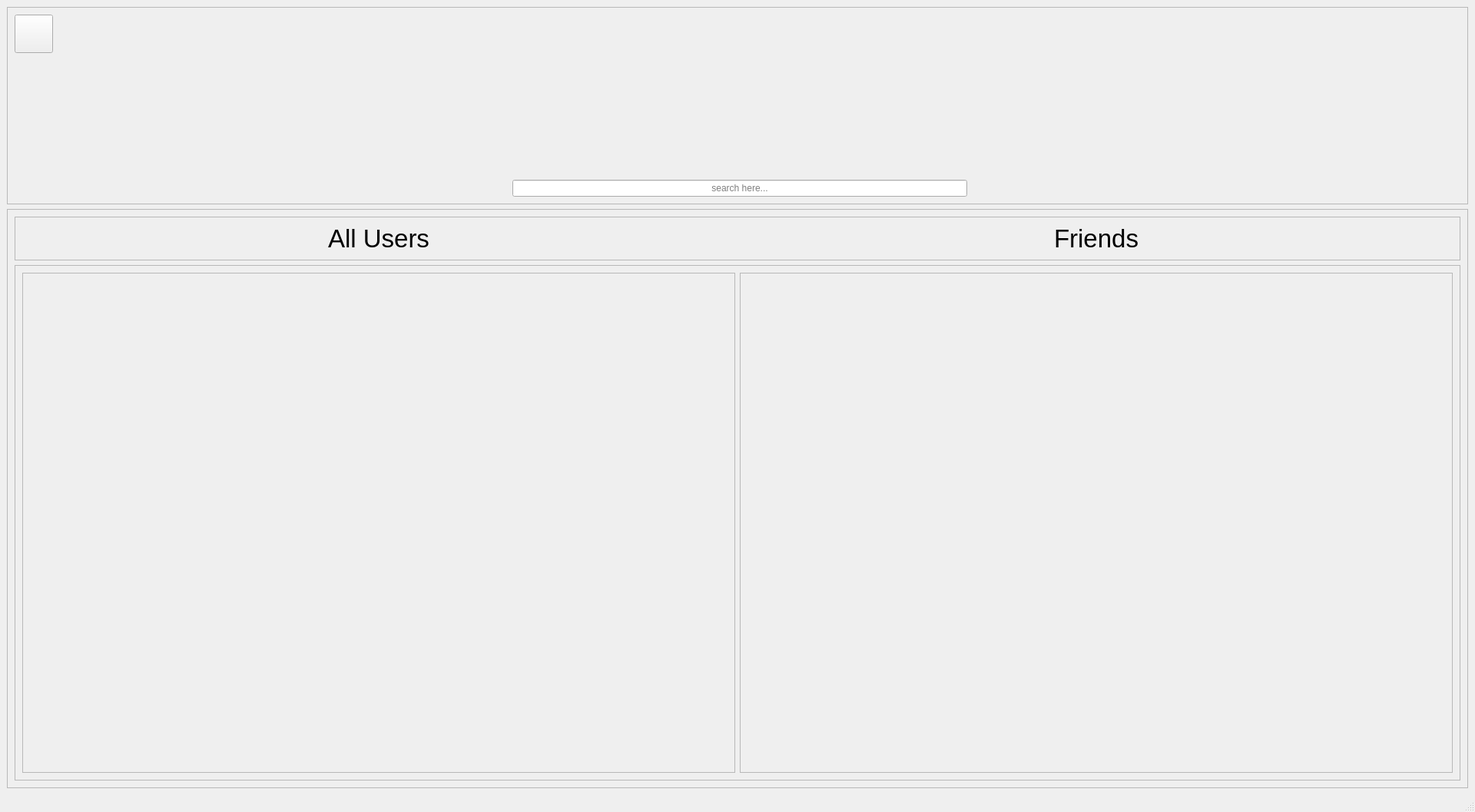
<?xml version="1.0" encoding="UTF-8"?>
<ui version="4.0">
 <class>MainWindow</class>
 <widget class="QMainWindow" name="MainWindow">
  <property name="geometry">
   <rect>
    <x>0</x>
    <y>0</y>
    <width>1920</width>
    <height>1057</height>
   </rect>
  </property>
  <property name="windowTitle">
   <string>MainWindow</string>
  </property>
  <widget class="QWidget" name="centralwidget">
   <layout class="QVBoxLayout" name="verticalLayout_2">
    <item>
     <widget class="QFrame" name="frame_2">
      <property name="frameShape">
       <enum>QFrame::StyledPanel</enum>
      </property>
      <property name="frameShadow">
       <enum>QFrame::Raised</enum>
      </property>
      <layout class="QGridLayout" name="gridLayout">
       <item row="3" column="3" alignment="Qt::AlignHCenter">
        <widget class="QLabel" name="logo">
         <property name="font">
          <font>
           <pointsize>100</pointsize>
           <weight>75</weight>
           <bold>true</bold>
           <kerning>true</kerning>
          </font>
         </property>
         <property name="layoutDirection">
          <enum>Qt::RightToLeft</enum>
         </property>
         <property name="text">
          <string/>
         </property>
         <property name="alignment">
          <set>Qt::AlignCenter</set>
         </property>
        </widget>
       </item>
       <item row="0" column="1">
        <widget class="QPushButton" name="backButton">
         <property name="minimumSize">
          <size>
           <width>50</width>
           <height>50</height>
          </size>
         </property>
         <property name="maximumSize">
          <size>
           <width>50</width>
           <height>50</height>
          </size>
         </property>
         <property name="text">
          <string/>
         </property>
         <property name="icon">
          <iconset>
           <normaloff>../resources/arrow-left.svg</normaloff>../resources/arrow-left.svg</iconset>
         </property>
         <property name="iconSize">
          <size>
           <width>30</width>
           <height>30</height>
          </size>
         </property>
        </widget>
       </item>
       <item row="4" column="3">
        <widget class="QLineEdit" name="searchLine">
         <property name="maximumSize">
          <size>
           <width>800</width>
           <height>16777215</height>
          </size>
         </property>
         <property name="text">
          <string/>
         </property>
         <property name="alignment">
          <set>Qt::AlignCenter</set>
         </property>
         <property name="placeholderText">
          <string>search here...</string>
         </property>
        </widget>
       </item>
       <item row="0" column="4">
        <spacer name="horizontalSpacer">
         <property name="orientation">
          <enum>Qt::Horizontal</enum>
         </property>
         <property name="sizeHint" stdset="0">
          <size>
           <width>40</width>
           <height>20</height>
          </size>
         </property>
        </spacer>
       </item>
       <item row="0" column="3">
        <widget class="QLabel" name="error_label">
         <property name="font">
          <font>
           <pointsize>17</pointsize>
          </font>
         </property>
         <property name="text">
          <string/>
         </property>
         <property name="alignment">
          <set>Qt::AlignCenter</set>
         </property>
        </widget>
       </item>
       <item row="0" column="2">
        <spacer name="horizontalSpacer_2">
         <property name="orientation">
          <enum>Qt::Horizontal</enum>
         </property>
         <property name="sizeHint" stdset="0">
          <size>
           <width>40</width>
           <height>20</height>
          </size>
         </property>
        </spacer>
       </item>
       <item row="0" column="5">
        <spacer name="horizontalSpacer_3">
         <property name="orientation">
          <enum>Qt::Horizontal</enum>
         </property>
         <property name="sizeType">
          <enum>QSizePolicy::Fixed</enum>
         </property>
         <property name="sizeHint" stdset="0">
          <size>
           <width>50</width>
           <height>20</height>
          </size>
         </property>
        </spacer>
       </item>
      </layout>
     </widget>
    </item>
    <item>
     <widget class="QFrame" name="frame_5">
      <property name="frameShape">
       <enum>QFrame::StyledPanel</enum>
      </property>
      <property name="frameShadow">
       <enum>QFrame::Raised</enum>
      </property>
      <layout class="QVBoxLayout" name="verticalLayout">
       <item>
        <widget class="QFrame" name="frame_3">
         <property name="frameShape">
          <enum>QFrame::StyledPanel</enum>
         </property>
         <property name="frameShadow">
          <enum>QFrame::Raised</enum>
         </property>
         <layout class="QHBoxLayout" name="horizontalLayout_2">
          <item>
           <widget class="QLabel" name="users_label">
            <property name="maximumSize">
             <size>
              <width>16777215</width>
              <height>16777215</height>
             </size>
            </property>
            <property name="font">
             <font>
              <pointsize>25</pointsize>
             </font>
            </property>
            <property name="text">
             <string>All Users</string>
            </property>
            <property name="alignment">
             <set>Qt::AlignCenter</set>
            </property>
           </widget>
          </item>
          <item>
           <widget class="QLabel" name="friends_label">
            <property name="maximumSize">
             <size>
              <width>16777215</width>
              <height>16777215</height>
             </size>
            </property>
            <property name="font">
             <font>
              <pointsize>25</pointsize>
             </font>
            </property>
            <property name="text">
             <string>Friends</string>
            </property>
            <property name="alignment">
             <set>Qt::AlignCenter</set>
            </property>
           </widget>
          </item>
         </layout>
        </widget>
       </item>
       <item>
        <widget class="QFrame" name="frame_4">
         <property name="minimumSize">
          <size>
           <width>0</width>
           <height>150</height>
          </size>
         </property>
         <property name="frameShape">
          <enum>QFrame::StyledPanel</enum>
         </property>
         <property name="frameShadow">
          <enum>QFrame::Raised</enum>
         </property>
         <layout class="QHBoxLayout" name="horizontalLayout_3">
          <item>
           <widget class="QScrollArea" name="users_scroll_area">
            <property name="widgetResizable">
             <bool>true</bool>
            </property>
            <property name="alignment">
             <set>Qt::AlignLeading|Qt::AlignLeft|Qt::AlignTop</set>
            </property>
            <widget class="QWidget" name="scrollAreaWidgetContents_2">
             <property name="geometry">
              <rect>
               <x>0</x>
               <y>0</y>
               <width>920</width>
               <height>558</height>
              </rect>
             </property>
             <property name="sizePolicy">
              <sizepolicy hsizetype="Preferred" vsizetype="Preferred">
               <horstretch>0</horstretch>
               <verstretch>0</verstretch>
              </sizepolicy>
             </property>
             <property name="autoFillBackground">
              <bool>true</bool>
             </property>
             <layout class="QVBoxLayout" name="usersLayout"/>
            </widget>
           </widget>
          </item>
          <item>
           <widget class="QScrollArea" name="friends_scroll_area">
            <property name="widgetResizable">
             <bool>true</bool>
            </property>
            <property name="alignment">
             <set>Qt::AlignLeading|Qt::AlignLeft|Qt::AlignTop</set>
            </property>
            <widget class="QWidget" name="scrollAreaWidgetContents">
             <property name="geometry">
              <rect>
               <x>0</x>
               <y>0</y>
               <width>919</width>
               <height>558</height>
              </rect>
             </property>
             <property name="acceptDrops">
              <bool>true</bool>
             </property>
             <layout class="QVBoxLayout" name="friendsLayout"/>
            </widget>
           </widget>
          </item>
         </layout>
        </widget>
       </item>
      </layout>
     </widget>
    </item>
   </layout>
  </widget>
  <widget class="QStatusBar" name="statusbar"/>
 </widget>
 <resources/>
 <connections/>
</ui>
